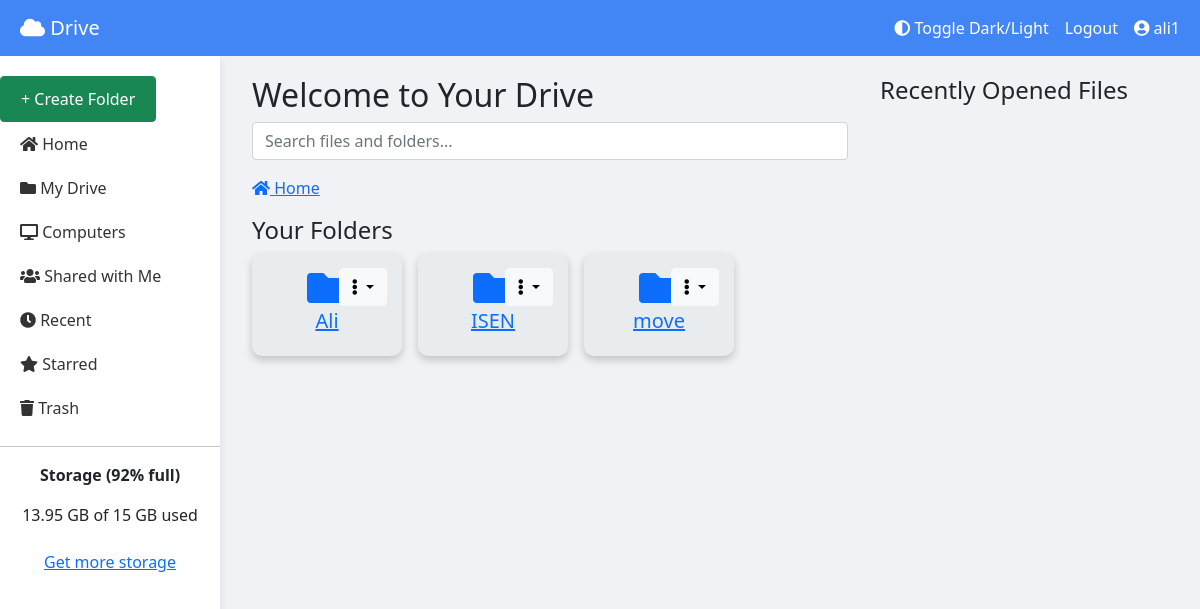
The page / (signed in) on the database its author committed.
### user_management/models.py (models this page shows)
class CustomUser(AbstractUser):
    dob = models.DateField(null=True, blank=True)
    sirname = models.CharField(max_length=100, blank=True)

### folder_management/models.py (models this page shows, shortened)
class Folder(models.Model):
    name = models.CharField(max_length=255)
    parent = models.ForeignKey('self', on_delete=models.CASCADE, null=True, blank=True, related_name='children')
    owner = models.ForeignKey(User, on_delete=models.CASCADE)
    created_at = models.DateTimeField(auto_now_add=True)
    updated_at = models.DateTimeField(auto_now=True)

### user_management/views.py (the view)
# urls.py: 2. Add a URL to urlpatterns:  path('', views.home, name='home')
@login_required
def home(request):
    folders = Folder.objects.filter(owner=request.user)
    files = []  # Placeholder for file retrieval logic
    return render(request, 'home.html', {'folders': folders, 'files': files})

### user_management/templates/home.html (shortened to what this page needs)
<!DOCTYPE html>
<html lang="en">
<head>
    <link href="https://cdn.jsdelivr.net/npm/bootstrap@5.1.3/dist/css/bootstrap.min.css" rel="stylesheet">
    <link rel="stylesheet" href="https://cdnjs.cloudflare.com/ajax/libs/font-awesome/5.15.4/css/all.min.css">
</head>
<body>
    <nav class="navbar navbar-expand-lg navbar-light">
        <div class="container-fluid">
            <a class="navbar-brand ms-2" href="#"><i class="fas fa-cloud"></i> Drive</a>
            <div class="collapse navbar-collapse" id="navbarNav">
                <ul class="navbar-nav ms-auto">
                    <li class="nav-item">
                        <a class="nav-link" href="#" id="toggle-theme"><i class="fas fa-adjust"></i> Toggle Dark/Light</a>
                    </li>
                    <li class="nav-item">
                        <a class="nav-link" href="{% url 'logout' %}">Logout</a>
                    </li>
                    <li class="nav-item">
                        <a class="nav-link" id="profileButton"><i class="fas fa-user-circle"></i> {{ request.user.username }}</a>
                    </li>
                </ul>
            </div>
        </div>
    </nav>
    <div class="sidebar">
        <button class="btn btn-success create-folder-btn" data-bs-toggle="modal" data-bs-target="#createFolderModal">+ Create Folder</button>
        <a href="{% url 'list_folders' %}"><i class="fas fa-home"></i> Home</a>
        <a href="#"><i class="fas fa-folder"></i> My Drive</a>
        <a href="#"><i class="fas fa-desktop"></i> Computers</a>
        <a href="#"><i class="fas fa-users"></i> Shared with Me</a>
        <a href="#"><i class="fas fa-clock"></i> Recent</a>
        <a href="#"><i class="fas fa-star"></i> Starred</a>
        <a href="#"><i class="fas fa-trash"></i> Trash</a>
        <hr>
        <div class="text-center">
            <p><strong>Storage (92% full)</strong></p>
            <p>13.95 GB of 15 GB used</p>
            <button class="btn btn-link">Get more storage</button>
        </div>
    </div>
    <div class="content-wrapper">
        <div class="content">
            <div class="container-fluid">
                <h2>Welcome to Your Drive</h2>
                <div class="search-bar mb-3">
                    <input type="text" class="form-control" placeholder="Search files and folders..." aria-label="Search">
                </div>
                <nav aria-label="breadcrumb">
                    <ol class="breadcrumb">
                        <li class="breadcrumb-item"><a href="{% url 'list_folders' %}"><i class="fas fa-home"></i> Home</a></li>
                    </ol>
                </nav>
                <div class="row">
                    <h4>Your Folders</h4>
                    <div class="d-flex flex-wrap">
                        {% for folder in folders %}
                        <div class="folder-card text-center me-3 mb-3">
                            <a href="{% url 'list_folders_nested' folder.id %}" class="folder-link">
                                <i class="fas fa-folder folder-icon"></i>
                                <h5 class="card-title">{{ folder.name }}</h5>
                            </a>
                            <div class="folder-actions dropdown">
                                <button class="btn btn-light dropdown-toggle" type="button" id="folderActions{{ folder.id }}" data-bs-toggle="dropdown" aria-expanded="false">
                                    <i class="fas fa-ellipsis-v"></i>
                                </button>
                            </div>
                        </div>
                        {% endfor %}
                    </div>
                </div>
            </div>
        </div>
        <div class="recently-opened">
            <h4>Recently Opened Files</h4>
        </div>
    </div>
</body>
</html>

### user_management/templates/home.html (style rules this page uses)
body { background-color: #f0f2f5; transition: background-color 0.5s, color 0.5s; }
.navbar { background-color: #4285f4; color: white; position: sticky; top: 0; z-index: 1000; }
.navbar a { color: white !important; }
.sidebar { height: 100vh; position: fixed; top: 56px; left: 0; padding-top: 20px; background-color: #ffffff; width: 220px; box-shadow: 0 4px 8px rgba(0, 0, 0, 0.1); }
.sidebar a { padding: 10px 20px; display: block; color: #333; text-decoration: none; }
.create-folder-btn { padding: 10px 20px; display: block; text-align: center; }
.content-wrapper { margin-left: 220px; padding: 20px; display: flex; flex-wrap: wrap; gap: 20px; }
.content { flex: 1; }
.recently-opened { width: 300px; }
.folder-card { padding: 15px; border-radius: 10px; transition: transform 0.2s; box-shadow: 0 4px 8px rgba(0, 0, 0, 0.2); background-color: #e9ecef; position: relative; width: 150px; }
.folder-actions { position: absolute; top: 15px; right: 15px; }
.folder-icon { font-size: 2.5rem; }

### rows shown on the page
CustomUser: user.username "ali1"
Folder: name "Ali"
Folder: name "ISEN"
Folder: name "move"
